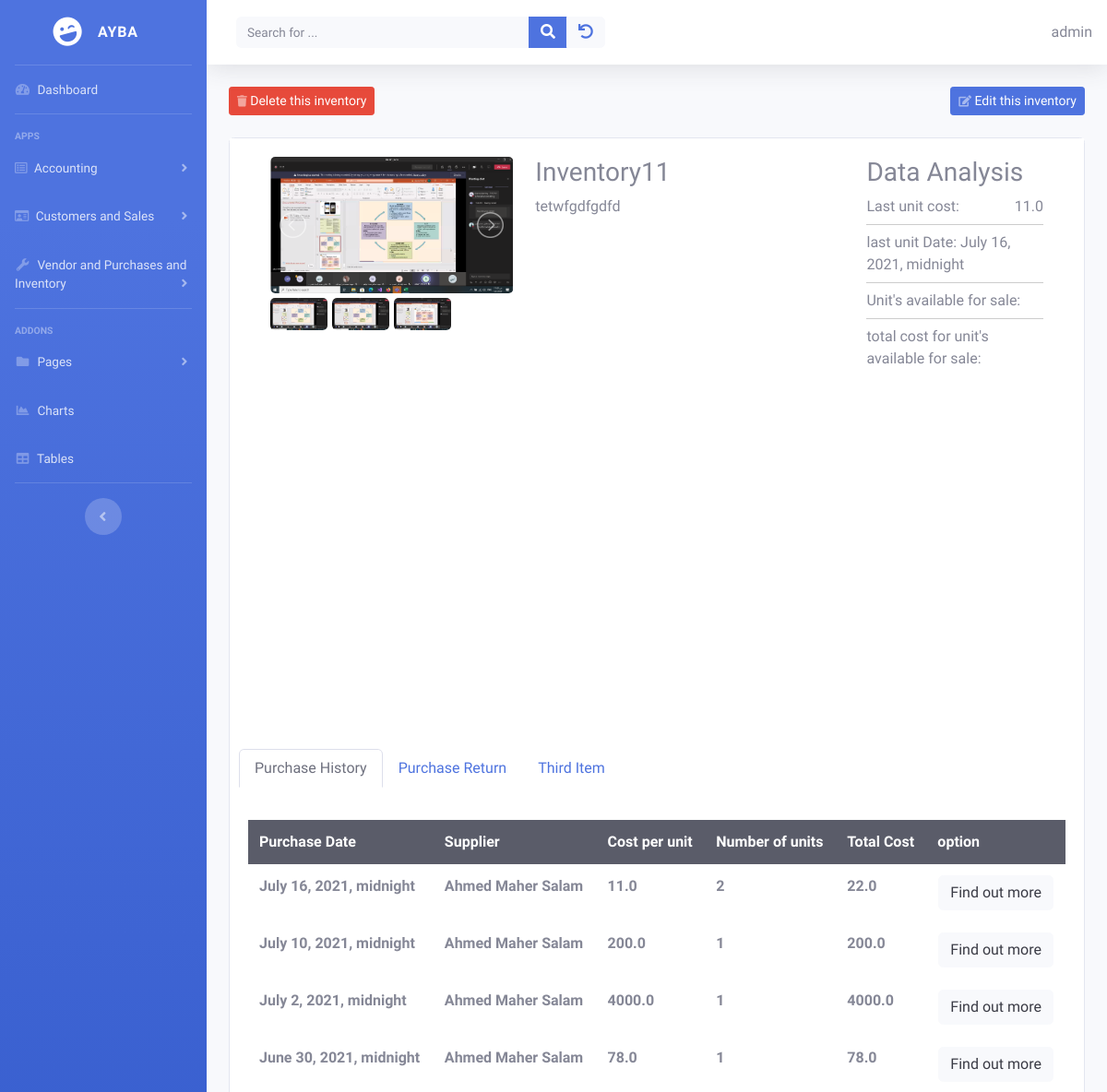
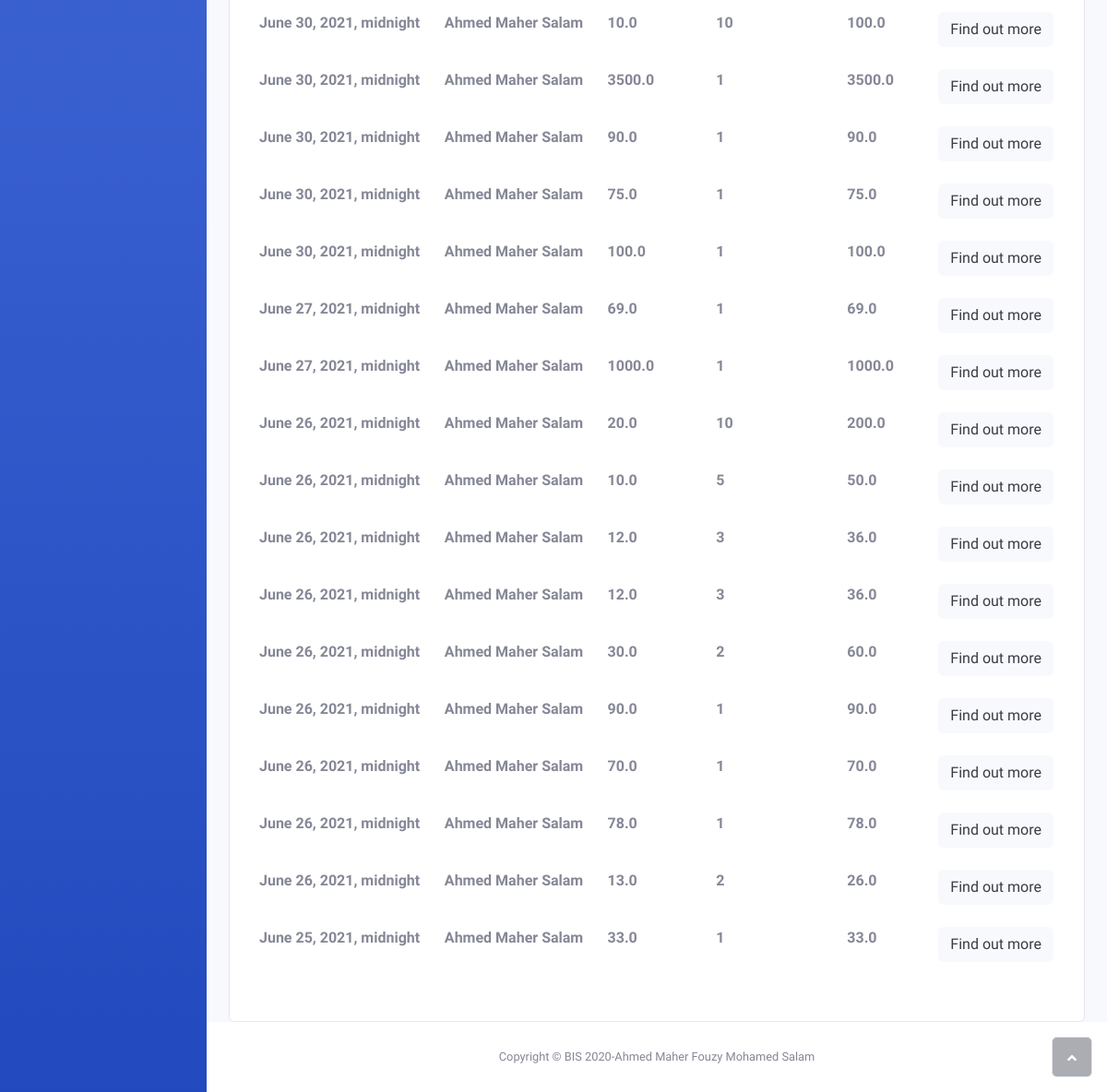
/inventory/detail_inventory/1 (signed in), run on the app's committed database (2 pictures, top to bottom).
### inventory/models.py (models this page shows, shortened)
class InventoryImag(models.Model):
    class Meta:
        verbose_name = 'Inventory Image'
        verbose_name_plural = 'Inventory Images'
    inventory  = models.ForeignKey(Inventory , on_delete=models.CASCADE , related_name="imgs" )
    img = models.ImageField(upload_to=inventory_imag_directory_path,
                                null=True,
                                blank=True,
                                editable=True,
                                help_text="Inventory image")

class Inventory(models.Model):
    owner = models.ForeignKey(get_user_model(), on_delete=models.CASCADE)
    item_name = models.CharField(max_length=250)
    description = models.TextField(
        null= True,
        blank= True
    )
    general_ledeger_account = models.ForeignKey('sole_proprietorship.Accounts',on_delete=models.CASCADE)

class InventoryPrice(models.Model):
    inventory = models.ForeignKey(Inventory, on_delete=models.CASCADE)
    cost_per_unit = models.FloatField()
    number_of_unit = models.PositiveIntegerField()
    purchase_inventory = models.ForeignKey(PurchaseInventory, on_delete=models.CASCADE)
    @property
    def total_cost(self):
        return self.cost_per_unit * self.number_of_unit

class DueDateMixin:
    def check_due_date(self):
        """
        retrun due date if user don't specify it's directly and used terms instead
        """
        if hasattr(self, 'purchase_date'):
            issue_date = self.purchase_date
        else:
            issue_date = self.sales_date
        if self.due_date:
            return self.due_date
        else:
            if self.term.terms == PaymentSalesTerm.Term.DAYS.value:
                return issue_date + timezone.timedelta(days=self.term.num_of_days_due)
            elif self.term.terms == PaymentSalesTerm.Term.END_OF_MONTH.value:
                return timezone.datetime(
                    year = issue_date.year ,
                    month = issue_date.month ,
                    day = calendar.monthrange(
                            year= issue_date.year ,
                            month = issue_date.month
                    )[1]
                )
            elif self.term.terms == PaymentSalesTerm.Term.NEXT_MONTH.value:
                if issue_date.month == 12:
                    return timezone.datetime(
                            year = issue_date.year + 1 ,
                            month = 1 ,
                            day = issue_date.day
                )
                else:
                    return timezone.datetime(
                        year = issue_date.year ,
                        month = issue_date.month + 1,
                        day = issue_date.day
                    )

class PurchaseInventory(DueDateMixin, models.Model):
    class Status(models.IntegerChoices):
        UNPAID = 0 , _("UNPAID")
        PAID = 1 , _("PAID")
    status = models.IntegerField(choices=Status.choices)
    owner = models.ForeignKey(get_user_model(), on_delete=models.CASCADE)
    purchase_date = models.DateTimeField()
    due_date = models.DateField(
        help_text="optional if you want to specify it by yourself",
        null = True ,
        blank = True,
    )
    supplier = models.ForeignKey(Supplier, on_delete=models.CASCADE)
    term = models.ForeignKey(PaymentSalesTerm, on_delete=models.CASCADE)
    frieght_in = models.FloatField(default=0)
    num_returend = models.IntegerField(blank=True, null=True, default=0)
    cost_returned =  models.FloatField(blank=True, null=True, default=0)
    total_purchases = models.FloatField(blank=True, null=True)
    net_purchases = models.FloatField(blank=True, null=True)
    total_amount_paid = models.FloatField(blank=True, null=True, default=0)
    allowance = models.FloatField(blank=True, null=True, default=0)
    objects = models.Manager() # the default_managers
    purchases = PurchaseManager()

### suppliers/models.py (models this page shows)
class Supplier(models.Model):
    owner = models.ForeignKey(get_user_model(), on_delete=models.CASCADE)
    first_name  = models.CharField(max_length=50)
    last_name   = models.CharField(max_length=50)
    middle_name = models.CharField(max_length=50 , blank=True , null=False , default=" ")
    @property
    def full_name(self):
        return '%s %s %s' % (self.first_name, self.middle_name , self.last_name)
    def __str__(self):
        return self.full_name

### inventory/views.py (the view)
# urls.py: path('detail_inventory/<int:pk>' , views.DetailInventoryView.as_view() , name="detail_inventory" ),
class DetailInventoryView(OwnerDetailView):
    model = Inventory
    template_name = "inventory/inventory_detail.html"
    def get_context_data(self, **kwargs):
        context = super().get_context_data(**kwargs)
        context["last_unit"] =  context["inventory"].inventoryprice_set.order_by("-purchase_inventory__purchase_date").first()
        context["prices"] = context["inventory"].inventoryprice_set.order_by("-purchase_inventory__purchase_date").select_related()
        return context

### home/owner.py (called while the page is built)
    def get_queryset(self):
        qs = super().get_queryset()
        return qs.filter(owner=self.request.user)

### inventory/templates/inventory/inventory_detail.html (shortened to what this page needs)
{% extends "home/base.html" %}
{% load static %}
{% block css %}
    <link rel="stylesheet" href="{% static 'home/Gallery/fonts/ionicons.min.css' %}">
    <link rel="stylesheet" href="{% static 'home/Gallery/Model-Gallery-And-Profile.css' %}">
{% endblock %}
{% block content %}
<div class="d-sm-flex justify-content-between align-items-center mb-4">
    <a class="btn btn-danger btn-sm d-none d-sm-inline-block" role="button" href="{% url 'inventory:delete_inventory' inventory.pk %}"><i class="fa fa-trash fa-sm text-white-50"></i>&nbsp;Delete this inventory</a>
    <a class="btn btn-primary btn-sm d-none d-sm-inline-block" role="button" href="{% url 'inventory:update_inventory' inventory.pk %}"><i class="fa fa-edit fa-sm text-white-50"></i>&nbsp;Edit this inventory</a>
</div>
<div class="card">
    <div class="card-body" style="background-color:white;">
         <section id="model-details">
        <div class="container">
            <div class="row">
                <div class="col col-md-4">
                    <ul id="imageGallery">
                        {% for obj in inventory.imgs.all %}
                        <li data-thumb="{{obj.img.url}}" data-src="{{obj.img.url}}">
                            <img class="img-fluid" src="{{obj.img.url}}"/>
                        </li>
                        {% endfor %}
                    </ul>
                </div>
                <div class="col-12 col-md-5"> <div class="profile-block escort-bio">
                                <h3 class="profile-block-title font-alt">{{ inventory.item_name }}</h3>
                                <div id="bio-content" class="bio-container">
                            <p>{{ inventory.description }}</p>
                            </div></div></div>
                <div class="col-12 col-md-3"> <div class="profile-block">
                                <h3>Data Analysis</h3>
                                <ul>
                                    <li><span class="font-400">Last unit cost: </span><span class="profile-right">{{ last_unit.cost_per_unit }}</span> </li>
                                    <li><span class="font-400">last unit Date: </span><span>{{ last_unit.purchase_inventory.purchase_date }}</span> </li>
                                    <li><span class="font-400">Unit's available for sale: </span> </li>
                                    <li><span class="font-400">total cost for unit's available for sale: </span> </li>
                                </ul>
                            </div></div>
            </div>
        </div>
    </section>
        <ul class="nav nav-tabs card-header-tabs" role="tablist">
            <li class="nav-item"><a class="nav-link active" id="item-1-1-tab" data-toggle="tab" role="tab" aria-controls="item-1-1" aria-selected="true" href="#item-1-1">Purchase History</a></li>
            <li class="nav-item"><a class="nav-link" id="item-1-2-tab" data-toggle="tab" role="tab" aria-controls="item-1-2" aria-selected="false" href="#item-1-2">Purchase Return</a></li>
            <li class="nav-item"><a class="nav-link" id="item-1-3-tab" data-toggle="tab" role="tab" aria-controls="item-1-3" aria-selected="false" href="#item-1-3">Third Item</a></li>
        </ul>
    </div>
    <div class="card-body">
        <div id="nav-tabContent" class="tab-content">
            <div id="item-1-1" class="tab-pane fade show active" role="tabpanel" aria-labelledby="item-1-1-tab">
                <div class="table-responsive table mt-2 dataTable" role="grid" aria-describedby="dataTable_info">
                <table class="table table-hover table-borderless" >
                    <thead class="table-dark">
                        <tr>
                            <th>Purchase Date</th>
                            <th>Supplier</th>
                            <th>Cost per unit</th>
                            <th>Number of units</th>
                            <th>Total Cost</th>
                            <th>option</th>
                        </tr>
                    </thead>
                    <tbody>
                        {% if prices %}
                            {% for price in prices %}
                                <tr>
                                <td><strong>{{ price.purchase_inventory.purchase_date }}</strong></td>
                                <td><strong>{{ price.purchase_inventory.supplier }}</strong></td>
                                <td><strong>{{ price.cost_per_unit}}</strong></td>
                                <td><strong>{{ price.number_of_unit}}</strong></td>
                                <td><strong>{{ price.total_cost}}</strong></td>
                                <td>
                                    <div class="dropdown">
                                        <div class="text-center" data-toggle="dropdown" aria-expanded="false">
                                            <button type="button" class="btn btn-light">Find out more</button>
                                        </div>
                                  </div>
                                </td>
                                </tr>
                            {% endfor %}
                          {% else %}
                            <p>There are no data in the database.</p>
                          {% endif %}
                    </tbody>
                </table>
            </div>
            </div>
        </div>
    </div>
</div>
{% endblock %}

### home/templates/home/base.html (shortened to what this page needs)
{% load static%}
<!DOCTYPE html>
<html>
<head>
    <link rel="stylesheet" href="{% static 'home/bootstrap/css/bootstrap.min.css' %}">
    <link rel="stylesheet" href="{% static 'home/css/styles.min.css' %}">
    <link rel="stylesheet" href="https://use.fontawesome.com/releases/v5.12.0/css/all.css">
    {% block css %} {% endblock %}
</head>
<body id="page-top">
    <div id="wrapper">
       {% include 'home/sidebar.html' %}
        <div class="d-flex flex-column" id="content-wrapper">
            <div id="content">
                <nav class="navbar navbar-light navbar-expand bg-white shadow mb-4 topbar static-top">
                    <div class="container-fluid"><button class="btn btn-link d-md-none rounded-circle mr-3" id="sidebarToggleTop" type="button"></button>
                        <div class="form-inline d-none d-sm-inline-block mr-auto ml-md-3 my-2 my-md-0 mw-100 navbar-search">
                            <div class="input-group"><input id="search" class="bg-light form-control border-0 small" type="text" placeholder="Search for ..." name="search"   {% if search %} value="{{ search }}" {% endif %}>
                                <div class="input-group-append"><button id= "search-btn" class="btn btn-primary py-0" ><i class="fas fa-search"></i></button></div>
                                <div class="input-group-append"><button class="btn btn-light py-0" type="button"><a href="{% url 'projects:home' %}"><i class="fa fa-undo"></i></a></button></div>
                            </div>
                        </div>
                        <div>
                            {{ user.username }}
                        </div>
                    </div>
                </nav>
                <div class="container">
                    <div id="ajax">
                    {% block content %}{% endblock%}
                    </div>
                </div>
            </div>
            <footer class="bg-white sticky-footer">
                <div class="container my-auto">
                    <div class="text-center my-auto copyright"><span>Copyright © BIS 2020-Ahmed Maher Fouzy Mohamed Salam</span></div>
                </div>
            </footer>
        </div><a class="border rounded d-inline scroll-to-top" href="#page-top"><i class="fas fa-angle-up"></i></a></div>
</body>
</html>

### home/static/home/Gallery/Model-Gallery-And-Profile.css (style rules this page uses)
.lSSlideWrapper .lSSlide, .lSSlideWrapper.usingCss .lSFade > * { -webkit-transition-timing-function: inherit!important; transition-timing-function: inherit!important; -webkit-transition-duration: inherit!important; transition-duration: inherit!important; }
.lSSlideOuter .lSPager.lSGallery:after, .lSSlideWrapper > .lightSlider:after { clear: both; }
.lightSlider:after, .lightSlider:before { content: " "; display: table; }
.lightSlider { overflow: hidden; margin: 0; }
.lSSlideWrapper .lSSlide { -webkit-transform: translate(0,0); -ms-transform: translate(0,0); transform: translate(0,0); -webkit-transition: all 1s; -webkit-transition-property: -webkit-transform,height; -moz-transition-property: -moz-transform,height; transition-property: transform,height; }
.lSSlideOuter .lSPager, .lSSlideOuter .lightSlider, #imageGallery li { padding-left: 0; list-style: none; }
.lSSlideOuter .lSGallery li, .lSSlideOuter .lightSlider > * { float: left; }
.profile-block ul { padding-left: 0px; }
.profile-block li { list-style: none; border-bottom: 1px solid #ccc; padding-bottom: 7px; margin-bottom: 7px; }
.profile-block li:last-child { border-bottom: 0 none; }
.profile-right { text-align: right; float: right; }
#bio-content { padding-right: 25px; height: 600px; width: 100%; overflow: auto; position: relative; }
.ps { overflow: hidden !important; overflow-anchor: none; -ms-overflow-style: none; touch-action: auto; -ms-touch-action: auto; }
.lSSlideOuter .lSPager, .lSSlideOuter .lightSlider, #imageGallery li { padding-left: 0px; list-style: none; }
.profile-block li { list-style: none; border-bottom: 1px solid #cccccc; padding-bottom: 7px; margin-bottom: 7px; }

### data on the page
InventoryImag: img (picture)
Inventory: item_name "Inventory11", description "tetwfgdfgdfd"
InventoryPrice: cost_per_unit "11.0", purchase_inventory.purchase_date "July 16, 2021, midnight", purchase_inventory.supplier "Ahmed Maher Salam", number_of_unit "2", total_cost "22.0"
InventoryPrice: purchase_inventory.purchase_date "July 10, 2021, midnight", purchase_inventory.supplier "Ahmed Maher Salam", cost_per_unit "200.0", number_of_unit "1", total_cost "200.0"
InventoryPrice: purchase_inventory.purchase_date "July 2, 2021, midnight", purchase_inventory.supplier "Ahmed Maher Salam", cost_per_unit "4000.0", number_of_unit "1", total_cost "4000.0"
InventoryPrice: purchase_inventory.purchase_date "June 30, 2021, midnight", purchase_inventory.supplier "Ahmed Maher Salam", cost_per_unit "78.0", number_of_unit "1", total_cost "78.0"
InventoryPrice: purchase_inventory.purchase_date "June 30, 2021, midnight", purchase_inventory.supplier "Ahmed Maher Salam", cost_per_unit "10.0", number_of_unit "10", total_cost "100.0"
InventoryPrice: purchase_inventory.purchase_date "June 30, 2021, midnight", purchase_inventory.supplier "Ahmed Maher Salam", cost_per_unit "3500.0", number_of_unit "1", total_cost "3500.0"
InventoryPrice: purchase_inventory.purchase_date "June 30, 2021, midnight", purchase_inventory.supplier "Ahmed Maher Salam", cost_per_unit "90.0", number_of_unit "1", total_cost "90.0"
InventoryPrice: purchase_inventory.purchase_date "June 30, 2021, midnight", purchase_inventory.supplier "Ahmed Maher Salam", cost_per_unit "75.0", number_of_unit "1", total_cost "75.0"
InventoryPrice: purchase_inventory.purchase_date "June 30, 2021, midnight", purchase_inventory.supplier "Ahmed Maher Salam", cost_per_unit "100.0", number_of_unit "1", total_cost "100.0"
InventoryPrice: purchase_inventory.purchase_date "June 27, 2021, midnight", purchase_inventory.supplier "Ahmed Maher Salam", cost_per_unit "69.0", number_of_unit "1", total_cost "69.0"
InventoryPrice: purchase_inventory.purchase_date "June 27, 2021, midnight", purchase_inventory.supplier "Ahmed Maher Salam", cost_per_unit "1000.0", number_of_unit "1", total_cost "1000.0"
InventoryPrice: purchase_inventory.purchase_date "June 26, 2021, midnight", purchase_inventory.supplier "Ahmed Maher Salam", cost_per_unit "20.0", number_of_unit "10", total_cost "200.0"
InventoryPrice: purchase_inventory.purchase_date "June 26, 2021, midnight", purchase_inventory.supplier "Ahmed Maher Salam", cost_per_unit "10.0", number_of_unit "5", total_cost "50.0"
InventoryPrice: purchase_inventory.purchase_date "June 26, 2021, midnight", purchase_inventory.supplier "Ahmed Maher Salam", cost_per_unit "12.0", number_of_unit "3", total_cost "36.0"
InventoryPrice: purchase_inventory.purchase_date "June 26, 2021, midnight", purchase_inventory.supplier "Ahmed Maher Salam", cost_per_unit "12.0", number_of_unit "3", total_cost "36.0"
InventoryPrice: purchase_inventory.purchase_date "June 26, 2021, midnight", purchase_inventory.supplier "Ahmed Maher Salam", cost_per_unit "30.0", number_of_unit "2", total_cost "60.0"
InventoryPrice: purchase_inventory.purchase_date "June 26, 2021, midnight", purchase_inventory.supplier "Ahmed Maher Salam", cost_per_unit "90.0", number_of_unit "1", total_cost "90.0"
InventoryPrice: purchase_inventory.purchase_date "June 26, 2021, midnight", purchase_inventory.supplier "Ahmed Maher Salam", cost_per_unit "70.0", number_of_unit "1", total_cost "70.0"
InventoryPrice: purchase_inventory.purchase_date "June 26, 2021, midnight", purchase_inventory.supplier "Ahmed Maher Salam", cost_per_unit "78.0", number_of_unit "1", total_cost "78.0"
InventoryPrice: purchase_inventory.purchase_date "June 26, 2021, midnight", purchase_inventory.supplier "Ahmed Maher Salam", cost_per_unit "13.0", number_of_unit "2", total_cost "26.0"
InventoryPrice: purchase_inventory.purchase_date "June 25, 2021, midnight", purchase_inventory.supplier "Ahmed Maher Salam", cost_per_unit "33.0", number_of_unit "1", total_cost "33.0"

### other printed values
{{ user.username }} "admin"
